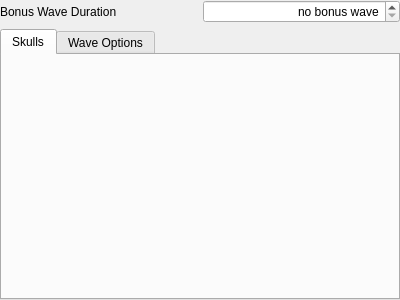
<?xml version="1.0" encoding="UTF-8"?>
<ui version="4.0">
 <class>PageFFBonusWave</class>
 <widget class="QWidget" name="PageFFBonusWave">
  <property name="geometry">
   <rect>
    <x>0</x>
    <y>0</y>
    <width>400</width>
    <height>300</height>
   </rect>
  </property>
  <property name="windowTitle">
   <string>Form</string>
  </property>
  <layout class="QGridLayout" name="gridLayout">
   <property name="leftMargin">
    <number>0</number>
   </property>
   <property name="topMargin">
    <number>0</number>
   </property>
   <property name="rightMargin">
    <number>0</number>
   </property>
   <property name="bottomMargin">
    <number>0</number>
   </property>
   <item row="0" column="1">
    <widget class="QSpinBox" name="bonusWaveDuration">
     <property name="alignment">
      <set>Qt::AlignRight|Qt::AlignTrailing|Qt::AlignVCenter</set>
     </property>
     <property name="specialValueText">
      <string>no bonus wave</string>
     </property>
     <property name="suffix">
      <string> seconds</string>
     </property>
     <property name="maximum">
      <number>4095</number>
     </property>
    </widget>
   </item>
   <item row="0" column="0">
    <widget class="QLabel" name="label">
     <property name="text">
      <string>Bonus Wave Duration</string>
     </property>
     <property name="buddy">
      <cstring>bonusWaveDuration</cstring>
     </property>
    </widget>
   </item>
   <item row="1" column="0" colspan="2">
    <widget class="QTabWidget" name="tabWidget">
     <property name="currentIndex">
      <number>0</number>
     </property>
     <widget class="QWidget" name="tabSkulls">
      <attribute name="title">
       <string>Skulls</string>
      </attribute>
      <layout class="QGridLayout" name="gridLayout_2">
       <item row="0" column="0">
        <widget class="FFSkullListWidget" name="tabSkullsContent" native="true"/>
       </item>
      </layout>
     </widget>
     <widget class="QWidget" name="tabWave">
      <attribute name="title">
       <string>Wave Options</string>
      </attribute>
      <layout class="QGridLayout" name="gridLayout_3">
       <item row="0" column="0">
        <widget class="FFWaveDefinitionWidget" name="tabWaveContent" native="true"/>
       </item>
      </layout>
     </widget>
    </widget>
   </item>
  </layout>
 </widget>
 <customwidgets>
  <customwidget>
   <class>FFSkullListWidget</class>
   <extends>QWidget</extends>
   <header>../widgets/firefight_skull_list.h</header>
   <container>1</container>
  </customwidget>
  <customwidget>
   <class>FFWaveDefinitionWidget</class>
   <extends>QWidget</extends>
   <header>../widgets/firefight_wave.h</header>
   <container>1</container>
  </customwidget>
 </customwidgets>
 <resources/>
 <connections/>
</ui>
